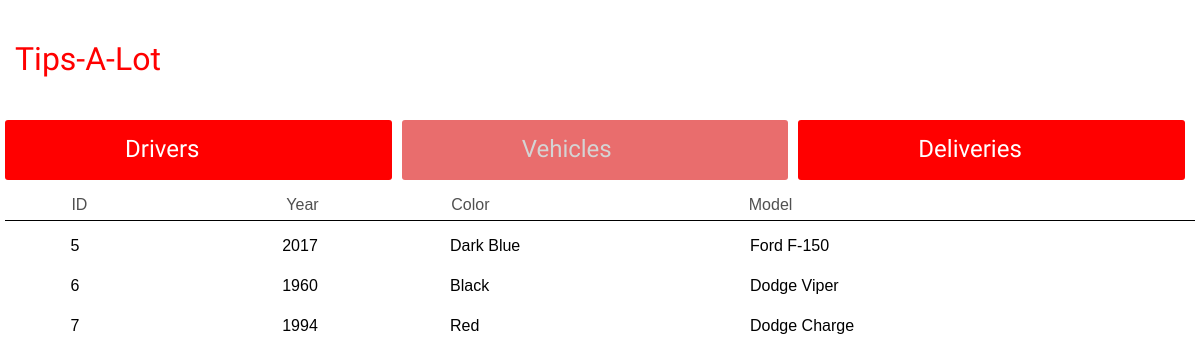
/list/vehicles/, run on the app's committed database.
### delivery/models.py (models this page shows, shortened)
class Vehicle(models.Model):
    model = models.CharField(max_length=60)
    color = models.CharField(max_length=60)
    year = models.CharField(max_length=60)

### delivery/views.py (the view)
# urls.py: path('list/vehicles/', vehicle_list, name='vehicle_list'),
def vehicle_list(request):
    vehicles = Vehicle.objects.all()
    return render(request, 'vehicle_list.html', {'vehicles': vehicles})

### templates/vehicle_list.html (shortened to what this page needs)
{% extends "base.html" %}
{% block content %}
<div class="navigation">
  <a href="{% url 'driver_list' %}" class="navigation__link">Drivers</a>
  <a href="{% url 'vehicle_list' %}" class="navigation__link navigation__link--disabled">Vehicles</a>
  <a href="{% url 'delivery_list' %}" class="navigation__link">Deliveries</a>
</div>
<div class="list">
  <div class="vehicle-db vehicle-labels">
    <p class="vehicle-db__id">ID</p>
    <p class="vehicle-db__year">Year</p>
    <p class="vehicle-db__color">Color</p>
    <p class="vehicle-db__model">Model</p>
  </div>
  {% for vehicle in vehicles %}
  <div class="vehicle-db list__entry">
    <p class="vehicle-db__id">{{ vehicle.id }}</p>
    <p class="vehicle-db__year">{{ vehicle.year }}</p>
    <p class="vehicle-db__color">{{ vehicle.color }}</p>
    <p class="vehicle-db__model">{{ vehicle.model }}</p>
  </div>
  {% endfor %}
</div>
{% endblock content %}

### static/css/style.css (style rules this page uses)
body { margin: 0; }
.navigation { width: calc(100vw - 10px); height: 60px; display: flex; align-items: stretch; }
.navigation__link { height: 45px; margin: 0 5px 0 5px; padding: 15px 0 0 10vw; background-color: red; color: white; border-radius: 3px; font-family: 'Lobster', cursive; font-size: 1.5em; text-decoration: none; flex: 1; }
.navigation__link--disabled { background-color: #e96d6d; color: #d4d4d4; pointer-events: none; }
.vehicle-db { display: grid; grid-template-columns: 1fr 2fr 2fr 3fr; grid-template-rows: 40px; font-family: 'American Typewriter', sans-serif; }
.vehicle-labels { color: #505050; margin: auto 5px; border-bottom: 1px solid black; }
.vehicle-db__id { grid-column: 1 / 2; text-align: center; }
.vehicle-db__year { grid-column: 2 / 3; text-align: center; }
.vehicle-db__color { grid-column: 3 / 4; }
.vehicle-db__model { grid-column: 4 / 5; }

### data on the page
Vehicle: id "5", year "2017", color "Dark Blue", model "Ford F-150"
Vehicle: id "6", year "1960", color "Black", model "Dodge Viper"
Vehicle: id "7", year "1994", color "Red", model "Dodge Charge"
